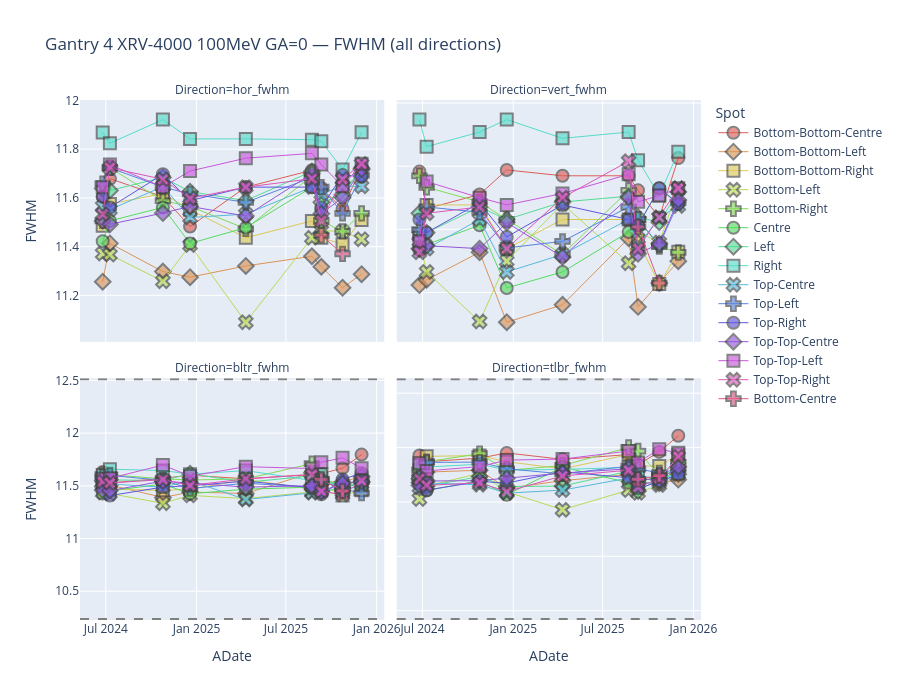

This figure's notebook cell:
### Code cell
plotly_fwhm_time_series(
    fwhm_df,
    gantry="Gantry 4",
    device="XRV-4000",
    energy=100,
    gantry_angle=0,
    n_months=24,
    fwhm_col="all",
    ref_df=ref_df,
    ref_source="TPS",
    tol_frac=0.10
)
